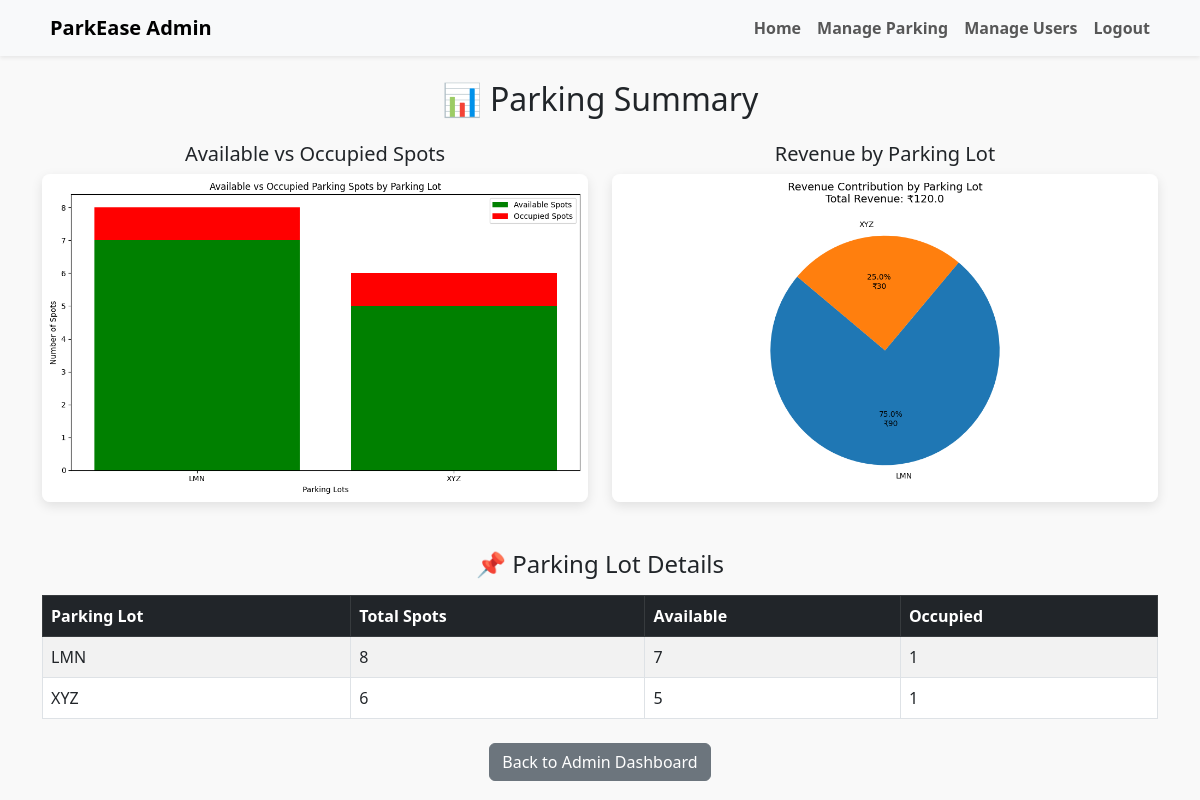
Screenshot of /summary (signed in) with the database file from the repository.
### app.py (models this page shows)
class Parking(db.Model):
    __tablename__ = 'parking'
    id = db.Column(db.Integer, primary_key=True)
    prime_location_name = db.Column(db.String(20), unique=True, nullable=False)
    address = db.Column(db.String(20), nullable=False)
    pin_code = db.Column(db.String(20), nullable=False)
    price = db.Column(db.Float, nullable=False)
    number_of_spots = db.Column(db.Integer, nullable=False)
    spots = db.relationship('ParkingSpot', back_populates='parking', cascade='all, delete-orphan')

### app.py (the view)
@app.route('/summary', methods=['GET', 'POST'])
def summary():
    if 'username' not in session:
        return redirect(url_for('login'))
    lots = Parking.query.order_by(Parking.prime_location_name).all()
    lot_names = []
    available_counts = []
    occupied_counts = []
    revenue_by_lot = []
    total_revenue = 0
    for lot in lots:
        total = ParkingSpot.query.filter_by(parking_id=lot.id).count()
        occupied = ParkingSpot.query.filter_by(parking_id=lot.id, status='O').count()
        available = total - occupied
        lot.total_spots = total
        lot.occupied_spots = occupied
        lot.available_spots = available
        lot_names.append(lot.prime_location_name)
        available_counts.append(available)
        occupied_counts.append(occupied)
        revenue = occupied * lot.price
        revenue_by_lot.append(revenue)
        total_revenue += revenue
        print(f"Revenue from {lot.prime_location_name}: ₹{revenue:.2f}")
    plt.figure(figsize=(10, 6))
    plt.bar(x=lot_names, height=available_counts, color='green', label='Available Spots')
    plt.bar(x=lot_names, height=occupied_counts, color='red', label='Occupied Spots', bottom=available_counts)
    plt.xlabel('Parking Lots')
    plt.ylabel('Number of Spots')
    plt.title('Available vs Occupied Parking Spots by Parking Lot')
    plt.legend()
    plt.tight_layout()
    bar_chart_path = os.path.join(app.config['CHART_FOLDER'], 'bar_chart.png')
    plt.savefig(bar_chart_path)
    plt.close()
    non_zero_lots = [(name, rev) for name, rev in zip(lot_names, revenue_by_lot) if rev > 0]
    if non_zero_lots:
        filtered_names, filtered_revenue = zip(*non_zero_lots)
        plt.figure(figsize=(10, 6))
        plt.pie(
            filtered_revenue,
            labels=filtered_names,
            autopct=lambda p: f'{p:.1f}%\n₹{p * sum(filtered_revenue) / 100:.0f}',
            startangle=140,
        )
        plt.title(f'Revenue Contribution by Parking Lot\nTotal Revenue: ₹{total_revenue}', fontsize=14)
        plt.tight_layout()
        pie_chart_path = os.path.join(app.config['CHART_FOLDER'], 'pie_chart.png')
        plt.savefig(pie_chart_path)
        plt.close()
    else:
        pie_chart_path = None
    bar_chart_url = url_for('static', filename='charts/bar_chart.png')
    pie_chart_url = url_for('static', filename='charts/pie_chart.png') if pie_chart_path else None
    print("Bar chart saved:", os.path.exists(bar_chart_path))
    if pie_chart_path:
        print("Pie chart saved:", os.path.exists(pie_chart_path))
    else:
        print("Pie chart not created.")
    return render_template(
        'summary.html',
        bar_chart_url=bar_chart_url,
        pie_chart_url=pie_chart_url,
        lots=lots
    )

### templates/summary.html (shortened to what this page needs)
<!DOCTYPE html>
<html lang="en">
<head>
  <link href="https://cdn.jsdelivr.net/npm/bootstrap@5.3.0/dist/css/bootstrap.min.css" rel="stylesheet">
</head>
<body>
<nav class="navbar navbar-expand-lg navbar-light bg-light shadow-sm">
  <div class="container">
    <a class="navbar-brand fw-bold d-flex align-items-center" href="/admin">
       ParkEase Admin
    </a>
    <div class="collapse navbar-collapse" id="navbarAdmin">
      <ul class="navbar-nav ms-auto mb-2 mb-lg-0">
        <li class="nav-item">
          <a class="nav-link fw-semibold" href="/admin">Home</a>
        </li>
        <li class="nav-item">
          <a class="nav-link fw-semibold" href="/parking">Manage Parking</a>
        </li>
        <li class="nav-item">
          <a class="nav-link fw-semibold" href="/admin_user">Manage Users</a>
        </li>
        <li class="nav-item">
          <a class="nav-link fw-semibold" href="/logout">Logout</a>
        </li>
      </ul>
    </div>
  </div>
</nav>
  <div class="container mt-4">
    <h2 class="text-center mb-4">📊 Parking Summary</h2>
    <div class="row">
      <div class="col-md-6">
        <h5 class="text-center">Available vs Occupied Spots</h5>
        <img src="{{ bar_chart_url }}" alt="Bar Chart" class="chart-img">
      </div>
      <div class="col-md-6">
        <h5 class="text-center">Revenue by Parking Lot</h5>
        <img src="{{ pie_chart_url }}" alt="Pie Chart" class="chart-img">
      </div>
    </div>
    <div class="mt-5">
      <h4 class="text-center mb-3">📌 Parking Lot Details</h4>
      <table class="table table-striped table-bordered">
        <thead class="table-dark">
          <tr>
            <th>Parking Lot</th>
            <th>Total Spots</th>
            <th>Available</th>
            <th>Occupied</th>
          </tr>
        </thead>
        <tbody>
          {% for lot in lots %}
          <tr>
            <td>{{ lot.prime_location_name }}</td>
            <td>{{ lot.total_spots }}</td>
            <td>{{ lot.available_spots }}</td>
            <td>{{ lot.occupied_spots }}</td>
          </tr>
          {% endfor %}
        </tbody>
      </table>
    </div>
    <div class="text-center mt-4">
      <a href="/admin" class="btn btn-secondary">Back to Admin Dashboard</a>
    </div>
  </div>
</body>
</html>

### templates/summary.html (style rules this page uses)
body { background-color: #f9f9f9; }
.chart-img { max-width: 100%; height: auto; border-radius: 8px; box-shadow: 0 4px 12px rgba(0,0,0,0.1); }

### rows the page displays
Parking: prime_location_name "LMN", total_spots "8", available_spots "7", occupied_spots "1"
Parking: prime_location_name "XYZ", total_spots "6", available_spots "5", occupied_spots "1"
